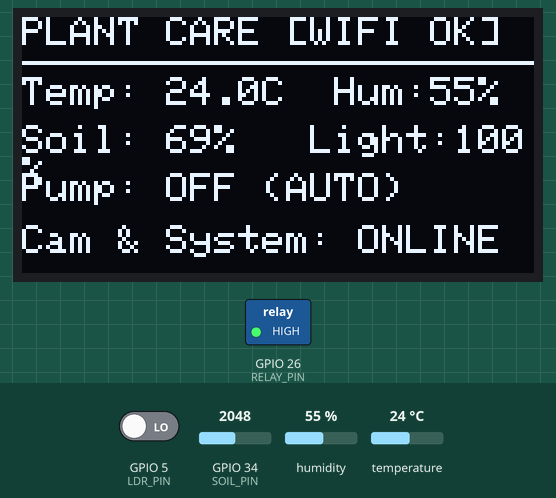
This sketch was run on a simulated ESP32. On the bench: 128×64 one-colour display, switched loads named in the sketch (green lamp = pin HIGH). The inputs (shaded band) are chosen by the test bench; at power-on: temperature 24 °C, GPIO 34 (SOIL_PIN) = 2048, GPIO 5 (LDR_PIN) LOW, humidity 55 %. WiFi joins after 1.5 s; servers stay silent unless stated; uploads are accepted with an empty reply; what the sketch prints to the serial monitor is not drawn.

Above: at 5.8 s.
5.9 s: temperature set to 41 °C
At 10.7 s:
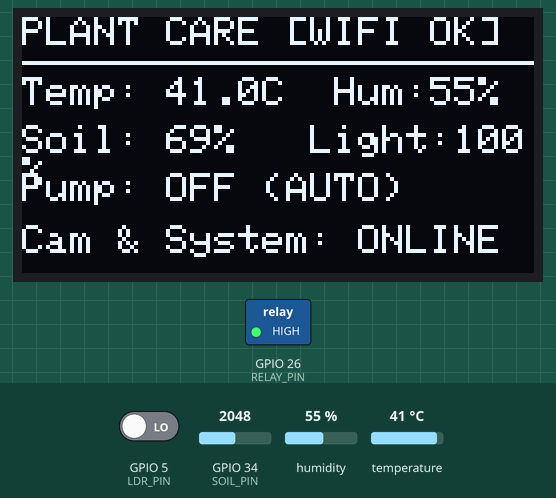
12.4 s: GPIO 34 (SOIL_PIN) set to 2844
At 15.8 s:
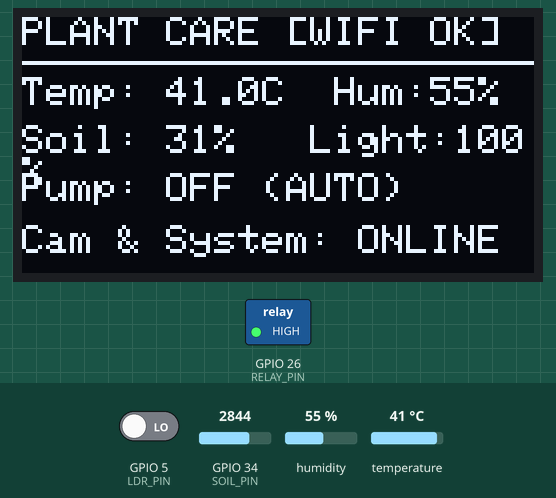
18.9 s: GPIO 34 (SOIL_PIN) set to 2940
At 20.8 s:
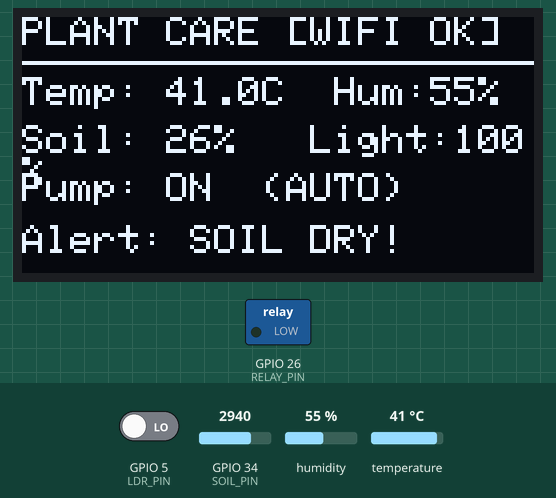
25.4 s: GPIO 5 (LDR_PIN) driven HIGH
At 30.8 s:
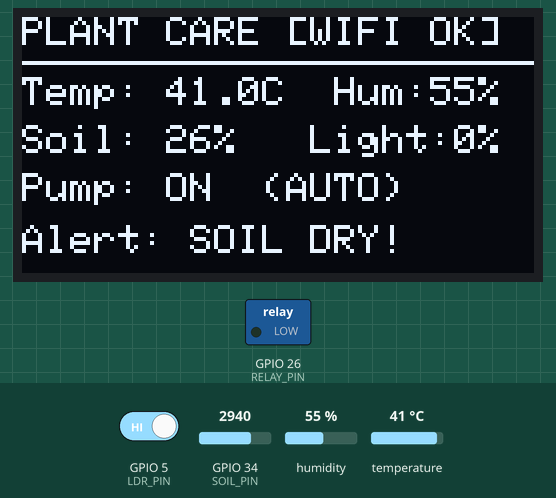
31.9 s: GPIO 34 (SOIL_PIN) set to 2866
At 35.8 s:
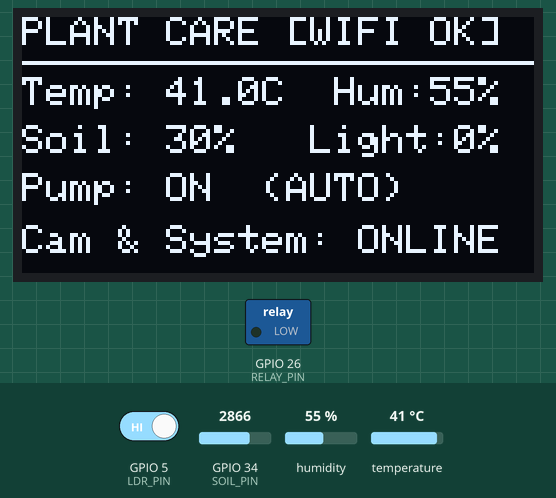
38.4 s: humidity set to 22 %
At 40.8 s:
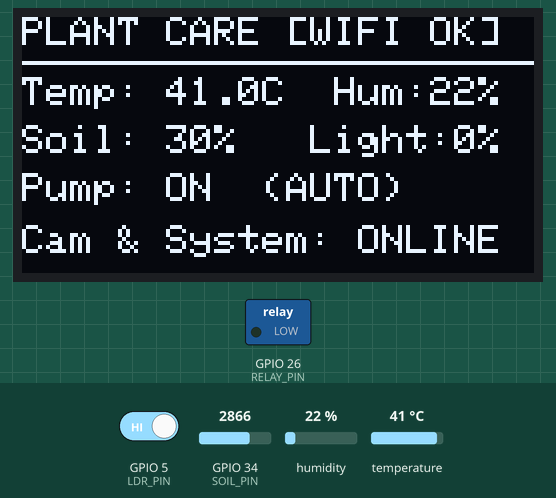
Timing chart, 0 to 42.3 s (numbered marks = the images above; inputs shaded):
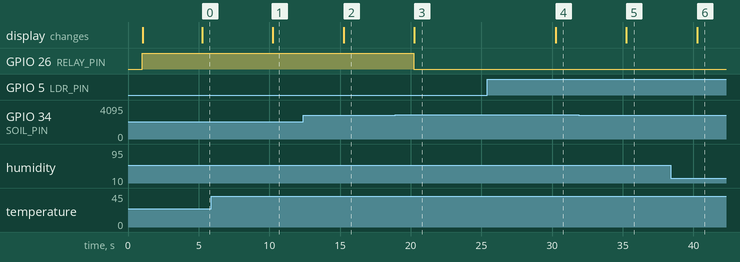

The sketch:

esp32_plant_monitor.ino
```cpp
#if defined(ESP32)
  #include <WiFi.h>
  #include <HTTPClient.h>
#elif defined(ESP8266)
  #include <ESP8266WiFi.h>
  #include <ESP8266HTTPClient.h>
  #include <WiFiClientSecure.h>
#endif

#include <Wire.h>
#include <Adafruit_GFX.h>
#include <Adafruit_SSD1306.h>
#include <DHT.h>
#include <ArduinoJson.h>

// ------------------ USER SETTINGS ------------------
const char* WIFI_SSID     = "Infinix SMART 9 HD";
const char* WIFI_PASSWORD = "210692525";
const char* FIREBASE_HOST = "https://smart-plant-care-95490-default-rtdb.firebaseio.com";
const char* FIREBASE_AUTH = "H8EaInbYEEQJVHBJ5xCOww8yYt3S7YgudKCWtb4x";
const char* DEVICE_ID     = "plant_node_01";
const char* CAM_STREAM_URL = "http://192.168.153.94:80/stream";

// ------------------ PIN CONFIG ------------------
#define DHTPIN        4
#define DHTTYPE       DHT11
#define SOIL_PIN      34
#define LDR_PIN       5
#define RELAY_PIN     26
#define OLED_SDA      21
#define OLED_SCL      22

// IMPORTANT: common relay module is ACTIVE-LOW
#define RELAY_ON      LOW
#define RELAY_OFF     HIGH

// ------------------ OLED ------------------
#define SCREEN_WIDTH  128
#define SCREEN_HEIGHT 64
#define OLED_RESET    -1
#define SCREEN_ADDR   0x3C

Adafruit_SSD1306 display(SCREEN_WIDTH, SCREEN_HEIGHT, &Wire, OLED_RESET);
bool oledReady = false;

// ------------------ CALIBRATION ------------------
const int SOIL_DRY_VAL = 3500;
const int SOIL_WET_VAL = 1400;
const int ADC_MAX_VAL  = 4095;

int autoSoilThresholdLow  = 30;
int autoSoilThresholdHigh = 55;

// ------------------ PUMP STATE ------------------
bool manualOverride = false;
bool manualPumpCmd  = false;
bool isPumpRunning  = false;

// ------------------ TIMERS ------------------
const unsigned long UPDATE_INTERVAL  = 5000;
const unsigned long HISTORY_INTERVAL = 60000;
unsigned long lastUpdate  = 0;
unsigned long lastHistory = 0;

DHT dht(DHTPIN, DHTTYPE);

// ------------------ PROTOTYPES ------------------
void connectWiFi();
void fetchPumpControlFromFirebase();
void evaluatePumpLogic(int soilMoisturePct);
String generateAlertMessage(float temp, float hum, int soil, int light);
void updateOLED(float temp, float hum, int soil, int light);
void sendLiveDataToFirebase(float temp, float hum, int soil, int light, String alertMsg);
void logHistoryToFirebase(float temp, float hum, int soil, int light);

void setup() {
  Serial.begin(115200);
  delay(1000);

  Serial.println("\n--- Smart Plant Care System ---");

  pinMode(RELAY_PIN, OUTPUT);
  digitalWrite(RELAY_PIN, RELAY_OFF); // relay off at startup
  Serial.println("[OK] Relay initialized OFF.");

  dht.begin();
  pinMode(SOIL_PIN, INPUT);
  pinMode(LDR_PIN, INPUT);
  Serial.println("[OK] Sensors initialized.");

  Wire.begin(OLED_SDA, OLED_SCL);
  if (display.begin(SSD1306_SWITCHCAPVCC, SCREEN_ADDR)) {
    oledReady = true;
    display.clearDisplay();
    display.setTextColor(SSD1306_WHITE);
    display.setTextSize(1);
    display.setCursor(10, 10);
    display.println("SMART PLANT CARE");
    display.setCursor(15, 30);
    display.println("Booting System...");
    display.display();
    Serial.println("[OK] OLED initialized.");
  } else {
    Serial.println("[WARN] OLED not detected!");
  }

  connectWiFi();
}

void loop() {
  if (WiFi.status() != WL_CONNECTED) {
    connectWiFi();
  }

  if (millis() - lastUpdate >= UPDATE_INTERVAL) {
    lastUpdate = millis();

    float tempC = dht.readTemperature();
    float humidity = dht.readHumidity();

    if (isnan(tempC) || isnan(humidity)) {
      Serial.println("[WARN] DHT failed, using fallback values.");
      tempC = 25.0;
      humidity = 60.0;
    }

    int rawSoil = analogRead(SOIL_PIN);
    int soilMoisturePct = map(rawSoil, SOIL_DRY_VAL, SOIL_WET_VAL, 0, 100);
    soilMoisturePct = constrain(soilMoisturePct, 0, 100);

    int rawLDR = digitalRead(LDR_PIN);
    int lightPct = (rawLDR == HIGH) ? 0 : 100;

    fetchPumpControlFromFirebase();
    evaluatePumpLogic(soilMoisturePct);

    String alertMsg = generateAlertMessage(tempC, humidity, soilMoisturePct, lightPct);
    updateOLED(tempC, humidity, soilMoisturePct, lightPct);

    Serial.println("\n--- Live Status ---");
    Serial.printf("Temp: %.1f C | Humidity: %.1f %%\n", tempC, humidity);
    Serial.printf("Soil: %d %% | Light: %d %%\n", soilMoisturePct, lightPct);
    Serial.printf("Pump: %s | Mode: %s\n", isPumpRunning ? "ON" : "OFF", manualOverride ? "MANUAL" : "AUTO");
    Serial.printf("Alert: %s\n", alertMsg.c_str());

    sendLiveDataToFirebase(tempC, humidity, soilMoisturePct, lightPct, alertMsg);

    if (millis() - lastHistory >= HISTORY_INTERVAL) {
      lastHistory = millis();
      logHistoryToFirebase(tempC, humidity, soilMoisturePct, lightPct);
    }
  }
}

void connectWiFi() {
  Serial.printf("[WIFI] Connecting to SSID: %s ", WIFI_SSID);
  WiFi.mode(WIFI_STA);
  #if defined(ESP32)
    WiFi.setTxPower(WIFI_POWER_11dBm);
  #endif
  WiFi.begin(WIFI_SSID, WIFI_PASSWORD);

  int attempts = 0;
  while (WiFi.status() != WL_CONNECTED && attempts < 20) {
    delay(500);
    Serial.print(".");
    attempts++;
  }

  if (WiFi.status() == WL_CONNECTED) {
    Serial.println("\n[WIFI] Connected");
    Serial.println(WiFi.localIP());
  } else {
    Serial.println("\n[WIFI] Failed, retrying...");
  }
}

void fetchPumpControlFromFirebase() {
  if (WiFi.status() != WL_CONNECTED) return;

  HTTPClient http;
  String url = String(FIREBASE_HOST) + "/devices/" + String(DEVICE_ID) + "/control.json";
  if (String(FIREBASE_AUTH).length() > 0 && String(FIREBASE_AUTH) != "YOUR_FIREBASE_DATABASE_SECRET_OR_ID_TOKEN") {
    url += "?auth=" + String(FIREBASE_AUTH);
  }

  http.begin(url);
  int httpCode = http.GET();

  if (httpCode == HTTP_CODE_OK) {
    String payload = http.getString();

    if (payload != "null" && payload.length() > 2) {
      StaticJsonDocument<200> doc;
      DeserializationError error = deserializeJson(doc, payload);

      if (!error) {
        if (doc.containsKey("manualOverride")) {
          manualOverride = doc["manualOverride"].as<bool>();
        }
        if (doc.containsKey("pumpSwitch")) {
          manualPumpCmd = doc["pumpSwitch"].as<bool>();
        }
      }
    }
  }

  http.end();
}

void evaluatePumpLogic(int soilMoisturePct) {
  if (manualOverride) {
    isPumpRunning = manualPumpCmd;
  } else {
    if (soilMoisturePct < autoSoilThresholdLow) {
      isPumpRunning = true;
    } else if (soilMoisturePct >= autoSoilThresholdHigh) {
      isPumpRunning = false;
    }
  }

  digitalWrite(RELAY_PIN, isPumpRunning ? RELAY_ON : RELAY_OFF);
}

String generateAlertMessage(float temp, float hum, int soil, int light) {
  if (soil < 25) return "CRITICAL: Soil very dry!";
  if (temp > 38.0) return "WARNING: High temperature alert!";
  if (temp < 10.0) return "WARNING: Low temperature alert!";
  if (light == 0) return "INFO: Low light / night mode.";
  return "NORMAL: Plant conditions are optimal.";
}

void updateOLED(float temp, float hum, int soil, int light) {
  if (!oledReady) return;

  display.clearDisplay();
  display.setTextSize(1);
  display.setCursor(0, 0);
  display.print("PLANT CARE ");
  display.println(WiFi.status() == WL_CONNECTED ? "[WIFI OK]" : "[NO WIFI]");
  display.drawLine(0, 11, 128, 11, SSD1306_WHITE);

  display.setCursor(0, 15);
  display.printf("Temp: %.1fC  Hum:%d%%", temp, (int)hum);

  display.setCursor(0, 27);
  display.printf("Soil: %d%%   Light:%d%%", soil, light);

  display.setCursor(0, 39);
  display.printf("Pump: %s (%s)", isPumpRunning ? "ON " : "OFF", manualOverride ? "MANUAL" : "AUTO");

  display.setCursor(0, 52);
  if (soil < autoSoilThresholdLow) {
    display.print("Alert: SOIL DRY!");
  } else {
    display.print("Cam & System: ONLINE");
  }

  display.display();
}

void sendLiveDataToFirebase(float temp, float hum, int soil, int light, String alertMsg) {
  if (WiFi.status() != WL_CONNECTED) return;

  HTTPClient http;
  String url = String(FIREBASE_HOST) + "/devices/" + String(DEVICE_ID) + "/live.json";
  if (String(FIREBASE_AUTH).length() > 0 && String(FIREBASE_AUTH) != "YOUR_FIREBASE_DATABASE_SECRET_OR_ID_TOKEN") {
    url += "?auth=" + String(FIREBASE_AUTH);
  }

  http.begin(url);
  http.addHeader("Content-Type", "application/json");

  StaticJsonDocument<384> doc;
  doc["temperature"]     = temp;
  doc["humidity"]        = hum;
  doc["soilMoisture"]    = soil;
  doc["lightLevel"]      = light;
  doc["pumpStatus"]      = isPumpRunning ? "ON" : "OFF";
  doc["pumpMode"]        = manualOverride ? "MANUAL" : "AUTO";
  doc["cameraStreamUrl"] = CAM_STREAM_URL;
  doc["alert"]           = alertMsg;
  doc["timestamp"]       = millis();
  doc["status"]          = "online";

  String jsonPayload;
  serializeJson(doc, jsonPayload);

  int httpResponseCode = http.PUT(jsonPayload);
  if (httpResponseCode > 0) {
    Serial.printf("[HTTP] Live data updated. Code: %d\n", httpResponseCode);
  } else {
    Serial.printf("[HTTP] Live error: %s\n", http.errorToString(httpResponseCode).c_str());
  }

  http.end();
}

void logHistoryToFirebase(float temp, float hum, int soil, int light) {
  if (WiFi.status() != WL_CONNECTED) return;

  HTTPClient http;
  String url = String(FIREBASE_HOST) + "/devices/" + String(DEVICE_ID) + "/history.json";
  if (String(FIREBASE_AUTH).length() > 0 && String(FIREBASE_AUTH) != "YOUR_FIREBASE_DATABASE_SECRET_OR_ID_TOKEN") {
    url += "?auth=" + String(FIREBASE_AUTH);
  }

  http.begin(url);
  http.addHeader("Content-Type", "application/json");

  StaticJsonDocument<200> doc;
  doc["temperature"]  = temp;
  doc["humidity"]     = hum;
  doc["soilMoisture"] = soil;
  doc["lightLevel"]   = light;
  doc["pumpRunning"]  = isPumpRunning;
  doc["timestamp"]    = millis();

  String jsonPayload;
  serializeJson(doc, jsonPayload);

  int httpResponseCode = http.POST(jsonPayload);
  if (httpResponseCode > 0) {
    Serial.printf("[HTTP] History logged. Code: %d\n", httpResponseCode);
  }

  http.end();
}
```

Measured:
- the behaviour switches between 2870 and 2871 on GPIO 34 (SOIL_PIN) (found by bisection; images 2 and 3)
- after the input at 5.9 s, the display: changes after 4.3 s (image 1)
- after the input at 12.4 s, the display: changes after 2.9 s (image 2)
- after the input at 18.9 s, GPIO 26 (RELAY_PIN): HIGH → LOW after 1.3 s; the display: changes after 1.4 s (image 3)
- after the input at 25.4 s, the display: changes after 4.9 s (image 4)
- after the input at 31.9 s, the display: changes after 3.4 s (image 5)
- after the input at 38.4 s, the display: changes after 1.9 s (image 6)
